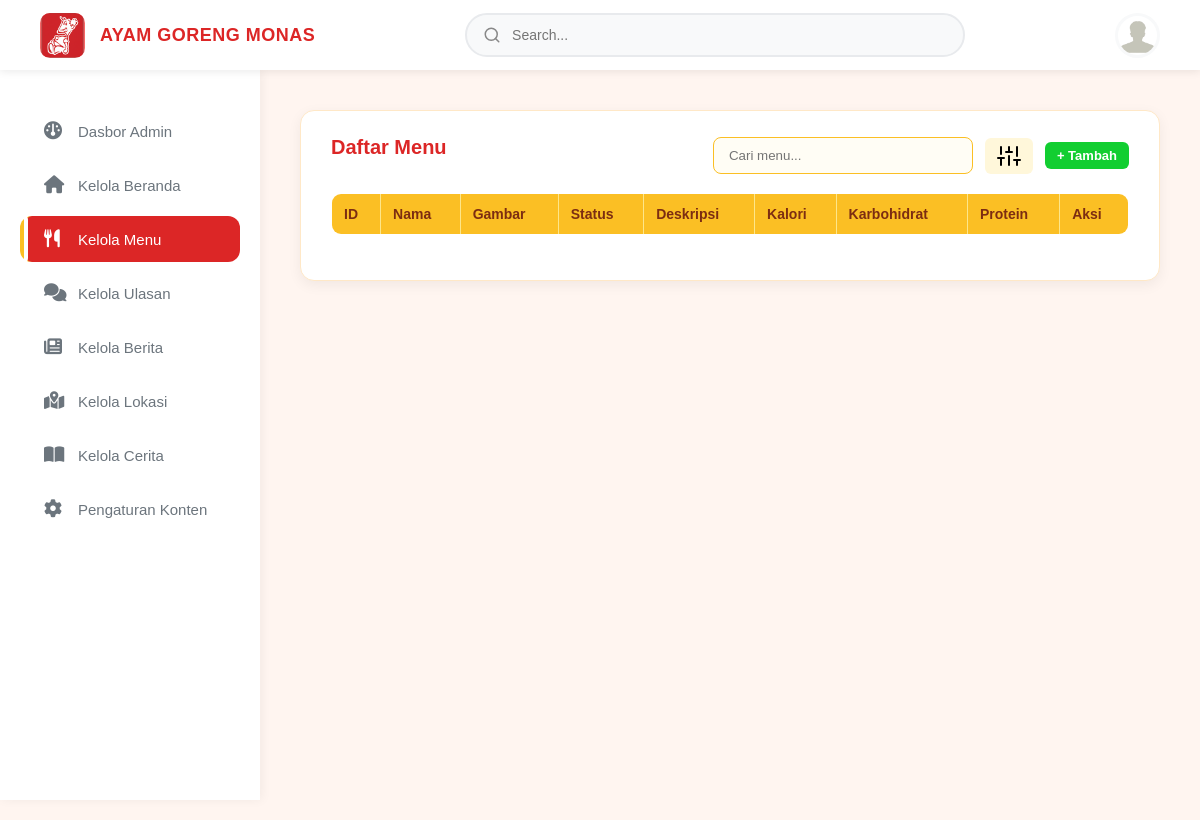
The app's page /Admin/menu/manage_menu.php, older data.
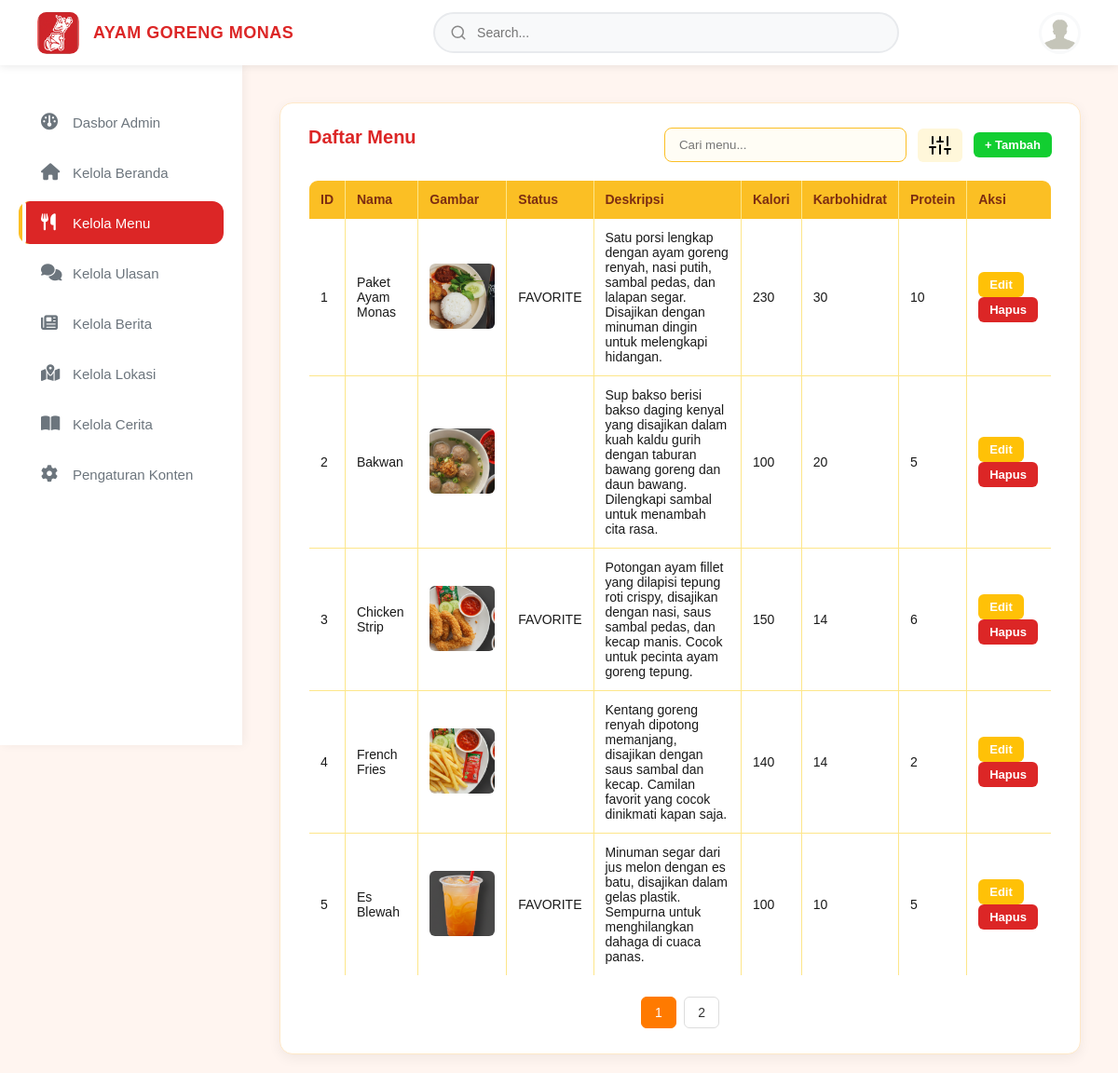
The same page, newer data.
### tables this page shows
CREATE TABLE `menu` (
  `id` int NOT NULL,
  `nama` varchar(50) NOT NULL,
  `gambar` varchar(100) NOT NULL,
  `status` varchar(20) DEFAULT NULL,
  `deskripsi` text,
  `karbohidrat` int DEFAULT NULL,
  `kalori` int DEFAULT NULL,
  `protein` int DEFAULT NULL
);

### Admin/menu/manage_menu.php (the view, shortened to what this page needs)
<?php
$conn = mysqli_connect("localhost", "root", "", "ayamgoreng_monas");
?>
<!DOCTYPE html>
<html lang="en">
<head>
  <link rel="stylesheet" href="../style_admin/manage_menu.css" />
</head>
<body>
<?php
include "../layout/header_admin.php";
include "../layout/sidebar_admin.php";
?>
<section class="main-content">
  <div class="table-section">
    <div class="table-header">
      <h2>Daftar Menu</h2>
      <div class="table-tools">
        <input type="text" placeholder="Cari menu..." class="search-menu">
        <button class="filter-btn">
          <i data-feather="sliders"></i>
        </button>
        <a href="tambah_menu.php">
          <button class="add-btn">+ Tambah</button>
        </a>
      </div>
    </div>
    <?php
      $limit = 5;
      $page  = isset($_GET['page']) ? $_GET['page'] : 1;
      $start = ($page - 1) * $limit;
      $result = mysqli_query($conn,
        "SELECT * FROM menu ORDER BY id ASC LIMIT $start, $limit"
      );
      $total = mysqli_num_rows(mysqli_query($conn, "SELECT * FROM menu"));
      $pages = ceil($total / $limit);
    ?>
    <table border="1" cellpadding="8">
      <tr>
        <th>ID</th>
        <th>Nama</th>
        <th>Gambar</th>
        <th>Status</th>
        <th>Deskripsi</th>
        <th>Kalori</th>
        <th>Karbohidrat</th>
        <th>Protein</th>
        <th>Aksi</th>
      </tr>
      <?php
      while ($row = mysqli_fetch_assoc($result)) {
        $namaMenu = htmlspecialchars($row['nama'], ENT_QUOTES);
        echo "<tr>";
        echo "<td>{$row['id']}</td>";
        echo "<td>{$row['nama']}</td>";
        echo "<td><img class='menu-img' src='../../Source/Daftar menu/{$row['gambar']}'></td>";
        echo "<td>{$row['status']}</td>";
        echo "<td>{$row['deskripsi']}</td>";
        echo "<td>{$row['kalori']}</td>";
        echo "<td>{$row['karbohidrat']}</td>";
        echo "<td>{$row['protein']}</td>";
        echo "<td>
                <a href='edit_menu.php?id={$row['id']}'><button class='edit-btn'>Edit</button></a>
                <button class='delete-btn' onclick=\"showDeleteConfirmation({$row['id']}, '{$namaMenu}', 'menu')\">Hapus</button>
              </td>";
        echo "</tr>";
      }
      ?>
    </table>
    <div class="pagination">
      <?php for ($i = 1; $i <= $pages; $i++) { ?>
        <a
          class="page-btn <?php echo ($i == $page) ? 'active' : ''; ?>"
          href="manage_menu.php?page=<?php echo $i; ?>"
        >
          <?php echo $i; ?>
        </a>
      <?php } ?>
    </div>
  </div>
</section>
</body>
</html>

### Admin/layout/header_admin.php (shortened to what this page needs)
<section class="navbar">
  <div class="header-left">
    <div class="restaurant-logo">
      <img src="../../Source/Logo.png" alt="restaurant-logo" />
    </div>
    <div class="restaurant-name">AYAM GORENG MONAS</div>
  </div>
  <div class="search-bar">
    <input type="text" placeholder="Search..." />
  </div>
  <div class="header-right">
    <div class="profile" id="profileBtn">
      <img src="../../Source/admin.png" alt="admin-profile" />
    </div>
  </div>
</section>

### Admin/layout/sidebar_admin.php (shortened to what this page needs)
<?php
$current_page = basename($_SERVER['PHP_SELF']);
?>
<link rel="stylesheet" href="https://cdnjs.cloudflare.com/ajax/libs/font-awesome/6.5.0/css/all.min.css">
<section class="sidebar">
    <ul class="sidebar-menu">
        <li class="<?php if ($current_page == 'dashboard_admin.php') echo 'active'; ?>">
            <a href="../dashboard/dashboard_admin.php">
                <i class="fa-solid fa-gauge"></i>
                <span>Dasbor Admin</span>
            </a>
        </li>
        <li class="<?php if ($current_page == 'manage_beranda.php') echo 'active'; ?>">
            <a href="../beranda/manage_beranda.php">
                <i class="fa-solid fa-house"></i>
                <span>Kelola Beranda</span>
            </a>
        </li>
        <li class="<?php if ($current_page == 'manage_menu.php') echo 'active'; ?>">
            <a href="../menu/manage_menu.php">
                <i class="fa-solid fa-utensils"></i>
                <span>Kelola Menu</span>
            </a>
        </li>
        <li class="<?php if ($current_page == 'manage_reviews.php') echo 'active'; ?>">
            <a href="../ulasan/manage_reviews.php">
                <i class="fa-solid fa-comments"></i>
                <span>Kelola Ulasan</span>
            </a>
        </li>
        <li class="<?php if ($current_page == 'manage_berita.php') echo 'active'; ?>">
            <a href="../berita/manage_berita.php">
                <i class="fa-solid fa-newspaper"></i>
                <span>Kelola Berita</span>
            </a>
        </li>
        <li class="<?php if ($current_page == 'manage_lokasi.php') echo 'active'; ?>">
            <a href="../lokasi/manage_lokasi.php">
                <i class="fa-solid fa-map-location-dot"></i>
                <span>Kelola Lokasi</span>
            </a>
        </li>
        <li class="<?php if ($current_page == 'manage_story.php') echo 'active'; ?>">
            <a href="../story/manage_story.php">
                <i class="fa-solid fa-book-open"></i>
                <span>Kelola Cerita</span>
            </a>
        </li>
        <li class="<?php if ($current_page == 'manage_konten.php') echo 'active'; ?>">
            <a href="../konten_Web/manage_konten.php">
                <i class="fa-solid fa-gear"></i>
                <span>Pengaturan Konten</span>
            </a>
        </li>
    </ul>
</section>

### Admin/menu/manage_menu.php (style rules this page uses)
.pagination { margin-top: 20px; text-align: center; }
.page-btn { display: inline-block; padding: 8px 14px; margin: 2px; border-radius: 6px; border: 1px solid #ddd; text-decoration: none; font-size: 14px; color: #333; transition: 0.2s; }
.page-btn.active { background: #ff7a00; color: white; border-color: #ff7a00; }

### Admin/layout/sidebar_admin.php (style rules this page uses)
.sidebar-menu li a i { font-size: 18px; width: 22px; margin-right: 12px; }

Row changes from the older to the newer data that the page shows:
added menu: id "1", nama "Paket Ayam Monas", gambar (picture), status "FAVORITE", deskripsi "Satu porsi lengkap dengan ayam goreng renyah, nasi putih, sambal pedas, dan lalapan segar. Disajikan dengan minuman dingin untuk melengkapi hidangan.", kalori "230", karbohidrat "30", protein "10"
added menu: id "2", nama "Bakwan", gambar (picture), deskripsi "Sup bakso berisi bakso daging kenyal yang disajikan dalam kuah kaldu gurih dengan taburan bawang goreng dan daun bawang. Dilengkapi sambal untuk menambah cita rasa.", kalori "100", karbohidrat "20", protein "5"
added menu: id "3", nama "Chicken Strip", gambar (picture), status "FAVORITE", deskripsi "Potongan ayam fillet yang dilapisi tepung roti crispy, disajikan dengan nasi, saus sambal pedas, dan kecap manis. Cocok untuk pecinta ayam goreng tepung.", kalori "150", karbohidrat "14", protein "6"
added menu: id "4", nama "French Fries", gambar (picture), deskripsi "Kentang goreng renyah dipotong memanjang, disajikan dengan saus sambal dan kecap. Camilan favorit yang cocok dinikmati kapan saja.", kalori "140", karbohidrat "14", protein "2"
added menu: id "5", nama "Es Blewah", gambar (picture), status "FAVORITE", deskripsi "Minuman segar dari jus melon dengan es batu, disajikan dalam gelas plastik. Sempurna untuk menghilangkan dahaga di cuaca panas.", kalori "100", karbohidrat "10", protein "5"
Text that changed along with them:
new list line: "1"
new list line: "2"
